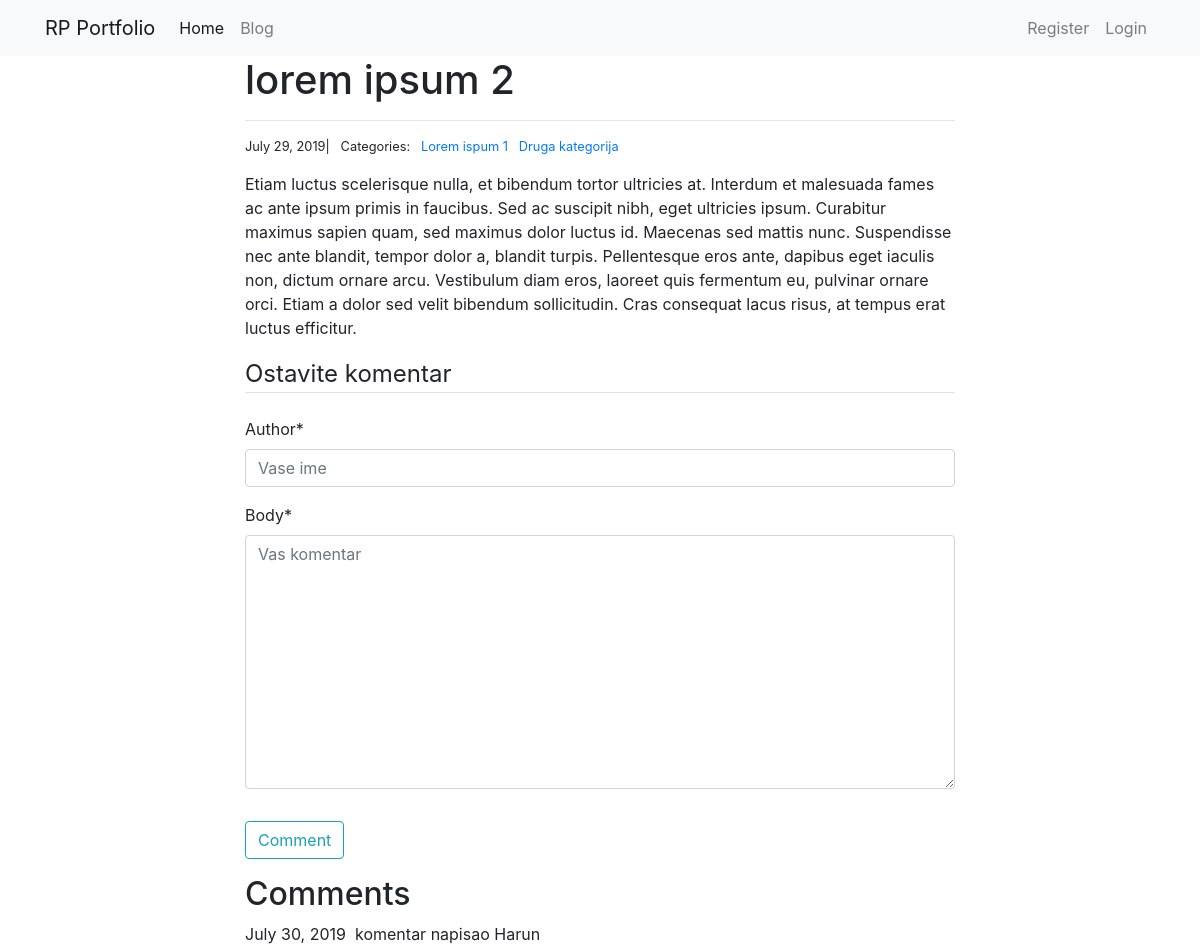
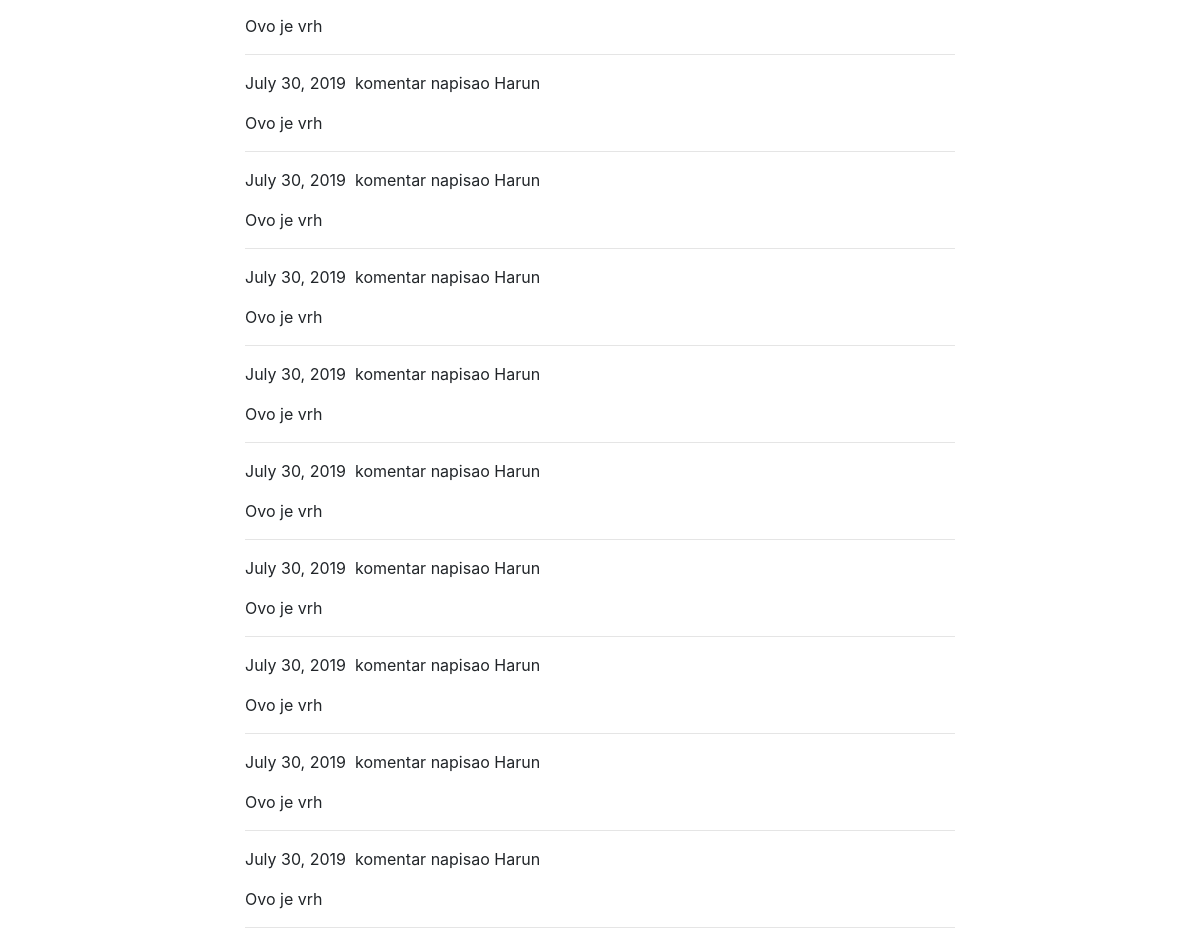
The app's page /blog/2/ with its own data (2 pictures, top to bottom).
### blog/models.py (models this page shows)
class Post(models.Model):
	title=models.CharField(max_length=50)
	sadrzaj=models.TextField()
	created_on=models.DateTimeField(auto_now_add=True)
	last_edited=models.DateTimeField(auto_now=True)
	categories=models.ManyToManyField('Category', related_name='posts')

class Category(models.Model):
	name=models.CharField(max_length=70)

class Comment(models.Model):
	author=models.CharField(max_length=70)
	sadrzaj=models.TextField()
	created_on=models.DateTimeField(auto_now_add=True)
	post=models.ForeignKey('Post', on_delete=models.CASCADE)

### blog/views.py (the view, shortened to what this page needs)
# urls.py: path("<int:pk>/", views.blog_detail, name="blog_detail"),
def blog_detail(request, pk):
	post=Post.objects.get(pk=pk)
	form=CommentForm()
	comments=Comment.objects.filter(post=post)
	context={
		'post':post,
		'comments':comments,
		'form':form,
	}
	return render(request, 'blog_detail.html', context)

### blog/forms.py
class CommentForm(forms.Form):
	author=forms.CharField(max_length=70,
		widget=forms.TextInput(attrs={
				"class":"form-control",
				"placeholder": "Vase ime"
			}))
	body=forms.CharField(widget=forms.Textarea(attrs={
			"class":"form-control",
			"placeholder":"Vas komentar"
		}))

### blog/templates/blog_detail.html
{% extends "base.html" %}
{% load crispy_forms_tags %}
{% block page_content %}
<div class="col-md-8 offset-md-2">
	<h1>{{ post.title}}</h1>
	<hr>
	<small>
		{{post.created_on.date}}| &nbsp;
		Categories: &nbsp;
		{% for category in post.categories.all %}
		<a href="{ % url 'blog_detail' category.name %}">
			{{category.name}}
		</a>&nbsp;
		{%endfor %}
	</small>
	<p>{{post.sadrzaj|linebreaks }}</p>
	<form method="POST" action="/blog/{{post.pk}}/" >{% csrf_token%}
		<fieldset class="form-group">
			<legend class="border-bottom mb-4"> Ostavite komentar</legend>
				{{form|crispy}}
		</fieldset>
		<div class="form-group">
			<button class="btn btn-outline-info" type="submit">Comment</button>
		</div>
	</form>
	<h2>Comments</h2>
	{% for comment in comments%}
	<p>{{comment.created_on.date}}&nbsp; komentar napisao {{comment.author }}</p>
	<p>{{comment.sadrzaj}}</p>
	<hr>
	{% endfor %}
</div>
{% endblock %}

### personal_portofolio/templates/base.html (shortened to what this page needs)
<link rel="stylesheet" href="https://stackpath.bootstrapcdn.com/bootstrap/4.3.1/css/bootstrap.min.css">
<nav class="navbar navbar-expand-lg navbar-light bg-light">
    <div class="container">
        <a class="navbar-brand" href="{% url 'project_index' %}">RP Portfolio</a>
        <div class="collapse navbar-collapse" id="navbarSupportedContent">
          <ul class="navbar-nav mr-auto">
            <li class="nav-item active">
              <a class="nav-link" href="{% url 'project_index' %}">Home</a>
            </li>
            <li class="nav-item">
              <a class="nav-link" href="{% url 'blog_index' %}">Blog</a>
            </li>
          </ul>
          <ul class="navbar-nav ml-auto">
            {% if user.is_authenticated%}
              <li class="nav-time ">
                <a class="nav-link" href="{% url 'logout' %}">Logout</a>
            </li>
            {% else %}
             <li class="nav-time ">
                <a class="nav-link" href="{% url 'register' %}">Register</a>
            </li>
            <li class="nav-item">
              <a  class="nav-link"href="{% url 'login' %}">Login</a>
            </li>
            {% endif %}
          </ul>
        </div>
    </div>
</nav>
<div class="container">
    {% block page_content %}{% endblock %}
</div>

### records on screen
Post: title "lorem ipsum 2", created_on "July 29, 2019", sadrzaj "Etiam luctus scelerisque nulla, et bibendum tortor ultricies at. Interdum et malesuada fames ac ante ipsum primis in faucibus. Sed ac suscipit nibh, eget ultricies ipsum. Curabitur maximus sapien quam, sed maximus dolor luctus id. Maecenas sed mattis nunc. Suspendisse nec ante blandit, tempor dolor a, blandit turpis. Pellentesque eros ante, dapibus eget iaculis non, dictum ornare arcu. Vestibulum diam eros, laoreet quis fermentum eu, pulvinar ornare orci. Etiam a dolor sed velit bibendum sollicitudin. Cras consequat lacus risus, at tempus erat luctus efficitur."
Category: name "Lorem ispum 1"
Category: name "Druga kategorija"
Comment: created_on "July 30, 2019", author "Harun", sadrzaj "Ovo je vrh"
Comment: created_on "July 30, 2019", author "Harun", sadrzaj "Ovo je vrh"
Comment: created_on "July 30, 2019", author "Harun", sadrzaj "Ovo je vrh"
Comment: created_on "July 30, 2019", author "Harun", sadrzaj "Ovo je vrh"
Comment: created_on "July 30, 2019", author "Harun", sadrzaj "Ovo je vrh"
Comment: created_on "July 30, 2019", author "Harun", sadrzaj "Ovo je vrh"
Comment: created_on "July 30, 2019", author "Harun", sadrzaj "Ovo je vrh"
Comment: created_on "July 30, 2019", author "Harun", sadrzaj "Ovo je vrh"
Comment: created_on "July 30, 2019", author "Harun", sadrzaj "Ovo je vrh"
Comment: created_on "July 30, 2019", author "Harun", sadrzaj "Ovo je vrh"
